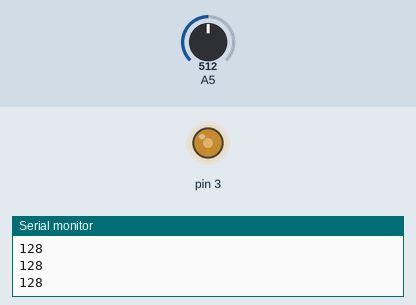
Recording of a sketch running on a simulated Arduino Uno, built with avr-gcc and run on an emulated ATmega328P. On the bench: output pins drawn as LEDs (lit = HIGH), the last lines printed to the serial monitor. Inputs (shaded band) come from the test bench; at power-on: A5 = 512.

Above: at 1.2 s.
1.3 s: A5 set to 716
At 1.7 s:
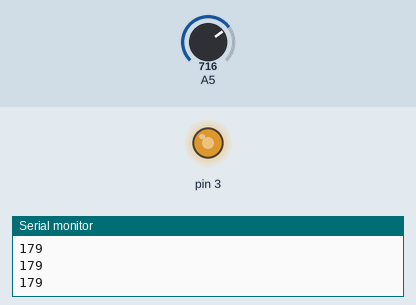
2.8 s: A5 set to 900
At 4.0 s:
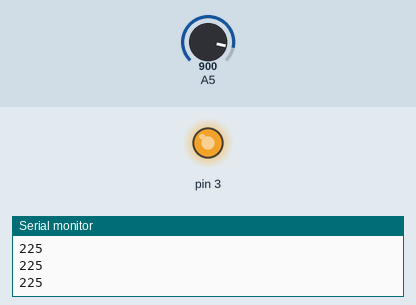
4.3 s: A5 set to 122
At 5.2 s:
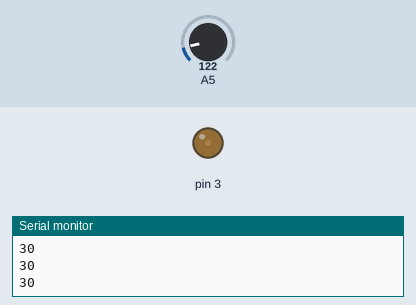
5.8 s: A5 set to 0
At 6.3 s:
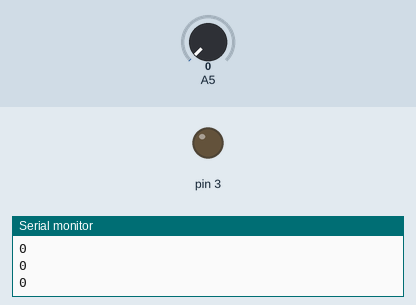
Timing chart, 0 to 8.3 s (numbered marks = the images above; inputs shaded):
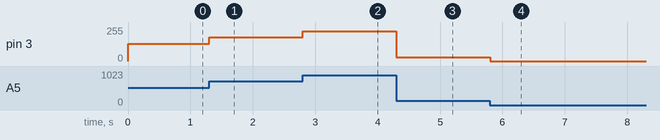

The sketch:

pwmArduino.ino
```cpp
void setup(){
  pinMode(A5, INPUT);
  pinMode(3, OUTPUT);
  Serial.begin(9600);
}
void loop(){
  int value = analogRead(A5)/4;
  /*
  if (value < 10)
    value = 0;
  if (value > 1015)
    value = 1023;*/

  analogWrite(3, value);
  Serial.println(value);
}
```

Measured:
- after the input at 1.3 s, pin 3: 128/255 → 179/255 at once
- after the input at 2.8 s, pin 3: 179/255 → 225/255 at once
- after the input at 4.3 s, pin 3: 225/255 → 30/255 at once
- after the input at 5.8 s, pin 3: 30/255 → 0/255 at once
